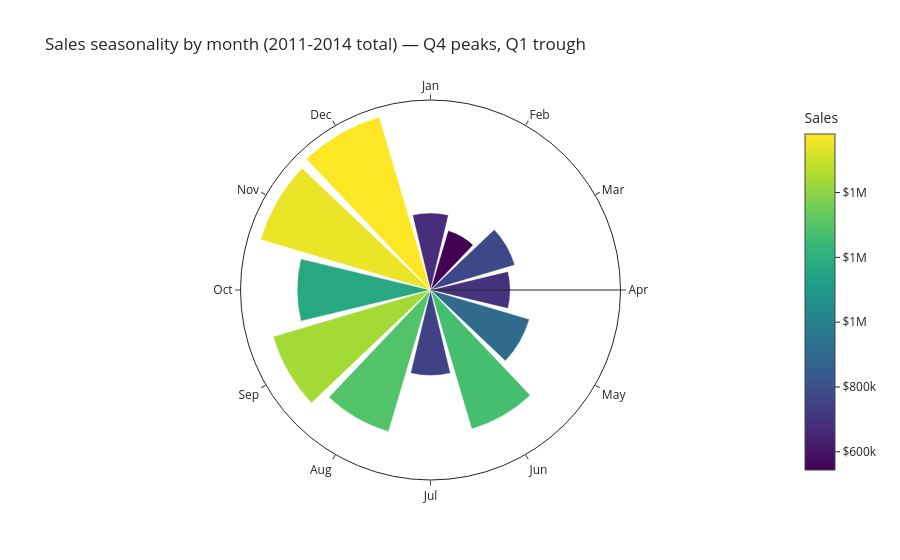

Notebook code for this chart:
### Markdown cell above
## 8. Cyclical data — polar coordinate system
Months are cyclical (December is next to January), so a **polar bar chart** is the natural coordinate system.

### Code cell
cyc = df.groupby(["order_month", "order_month_name"])["sales"].sum().reset_index()
fig = px.bar_polar(cyc, r="sales", theta="order_month_name", color="sales",
                   color_continuous_scale="Viridis",   # sequential: ordered magnitude
                   title="Sales seasonality by month (2011-2014 total) — Q4 peaks, Q1 trough")
fig.update_layout(template="simple_white", polar=dict(radialaxis=dict(showticklabels=False, ticks="")),
                  coloraxis_colorbar=dict(title="Sales", tickformat="$,.0s"))
save_plotly(fig, "14_polar_seasonality", width=800, height=700)
fig.show()

### Figure 1 — Plotly figure (JSON) as saved in the notebook; plotly's stock layout.template omitted (floating-point values rounded to 4 significant figures)
{"data": [{"hovertemplate": "sales=%{marker.color}<br>order_month_name=%{theta}<extra></extra>", "legendgroup": "", "marker": {"color": [675100.0, 543700.0, 770500.0, 698600.0, 904000.0, 1270000.0, 749400.0, 1294000.0, 1437000.0, 1168000.0, 1551000.0, 1581000.0], "coloraxis": "coloraxis", "pattern": {"shape": ""}}, "name": "", "r": [675100.0, 543700.0, 770500.0, 698600.0, 904000.0, 1270000.0, 749400.0, 1294000.0, 1437000.0, 1168000.0, 1551000.0, 1581000.0], "showlegend": false, "subplot": "polar", "theta": ["Jan", "Feb", "Mar", "Apr", "May", "Jun", "Jul", "Aug", "Sep", "Oct", "Nov", "Dec"], "type": "barpolar"}], "layout": {"barmode": "relative", "coloraxis": {"colorbar": {"tickformat": "$,.0s", "title": {"text": "Sales"}}, "colorscale": [[0.0, "#440154"], [0.1111, "#482878"], [0.2222, "#3e4989"], [0.3333, "#31688e"], [0.4444, "#26828e"], [0.5556, "#1f9e89"], [0.6667, "#35b779"], [0.7778, "#6ece58"], [0.8889, "#b5de2b"], [1.0, "#fde725"]]}, "legend": {"tracegroupgap": 0}, "polar": {"angularaxis": {"direction": "clockwise", "rotation": 90}, "domain": {"x": [0.0, 1.0], "y": [0.0, 1.0]}, "radialaxis": {"showticklabels": false, "ticks": ""}}, "title": {"text": "Sales seasonality by month (2011-2014 total) — Q4 peaks, Q1 trough"}}}
